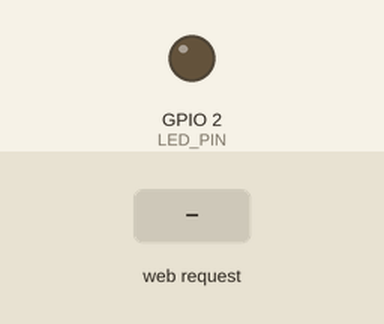
Bench run of a sketch on a simulated ESP32. Parts: output pins drawn as LEDs (lit = HIGH). The test bench sets the inputs (shaded band). WiFi joins after 1.5 s; servers stay silent unless stated; what the sketch prints to the serial monitor is not drawn.

Above: at 2.7 s.
2.8 s: HTTP request GET /on received
At 3.8 s:
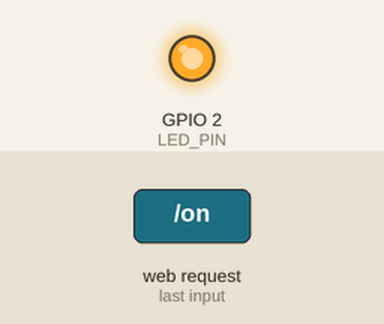
4.3 s: HTTP request GET /off received
At 4.9 s:
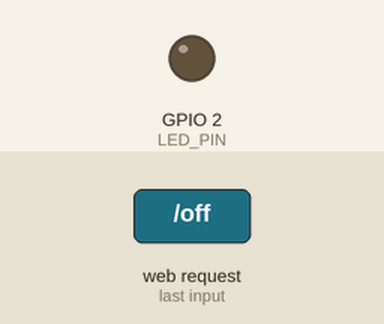
Timing chart, 0 to 7.3 s (numbered marks = the images above; inputs shaded):
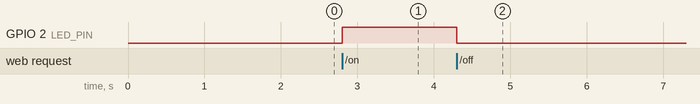

Measured:
- after the input at 2.8 s, GPIO 2 (LED_PIN): LOW → HIGH at once
- after the input at 4.3 s, GPIO 2 (LED_PIN): HIGH → LOW at once

The sketch:

web_led_control.ino
```cpp
#include <WiFi.h>
#include <WebServer.h>

const char* WIFI_SSID = "YOUR_WIFI_NAME";
const char* WIFI_PASSWORD = "YOUR_WIFI_PASSWORD";
const int LED_PIN = 2;

WebServer server(80);

String page() {
  return R"rawliteral(
  <!doctype html>
  <html>
    <body style='font-family:Arial;text-align:center;padding:40px'>
      <h1>ESP32 LED Control</h1>
      <p><a href='/on'><button style='padding:12px 24px'>Turn ON</button></a></p>
      <p><a href='/off'><button style='padding:12px 24px'>Turn OFF</button></a></p>
    </body>
  </html>
  )rawliteral";
}

void setup() {
  pinMode(LED_PIN, OUTPUT);
  Serial.begin(115200);

  WiFi.begin(WIFI_SSID, WIFI_PASSWORD);
  while (WiFi.status() != WL_CONNECTED) {
    delay(500);
    Serial.print(".");
  }

  Serial.println();
  Serial.print("Open: http://");
  Serial.println(WiFi.localIP());

  server.on("/", []() { server.send(200, "text/html", page()); });
  server.on("/on", []() {
    digitalWrite(LED_PIN, HIGH);
    server.sendHeader("Location", "/");
    server.send(302);
  });
  server.on("/off", []() {
    digitalWrite(LED_PIN, LOW);
    server.sendHeader("Location", "/");
    server.send(302);
  });

  server.begin();
}

void loop() {
  server.handleClient();
}
```
